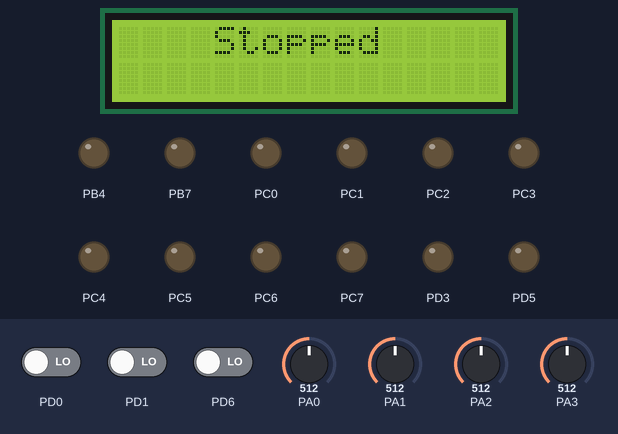
The program below on a simulated ATmega16, built with avr-gcc and emulated at 16 MHz. Shown: 16×2 character LCD, output pins drawn as LEDs (lit = HIGH). Wiring (inferred from the signals the program sends): character LCD (HD44780): RS PB6; E PB5; data PB0, PB1, PB2, PB3. The inputs (shaded band) are chosen by the test bench; at power-on: PD0 LOW, PD6 LOW, PA0 = 512, PA1 = 512, PA2 = 512, PA3 = 512, PD1 LOW. Pins used as bus, display or sensor lines are not drawn.

Above: at 1.2 s.
1.3 s: PD0 driven HIGH
At 2.1 s:
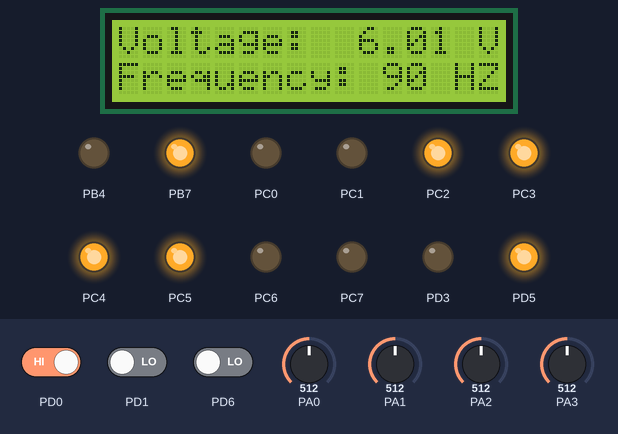
2.9 s: PD6 driven HIGH
At 4.0 s:
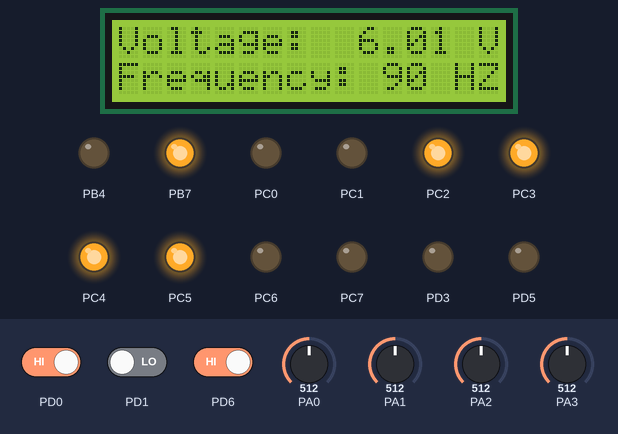
4.4 s: PA0 set to 716
At 5.7 s:
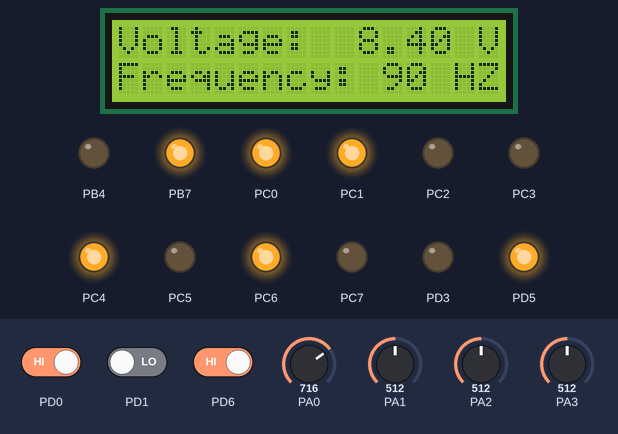
6.0 s: PD6 driven LOW
At 6.3 s:
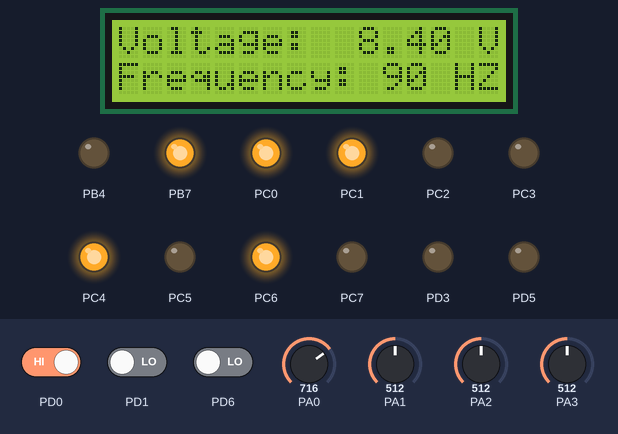
7.5 s: PA0 set to 732
At 8.1 s:
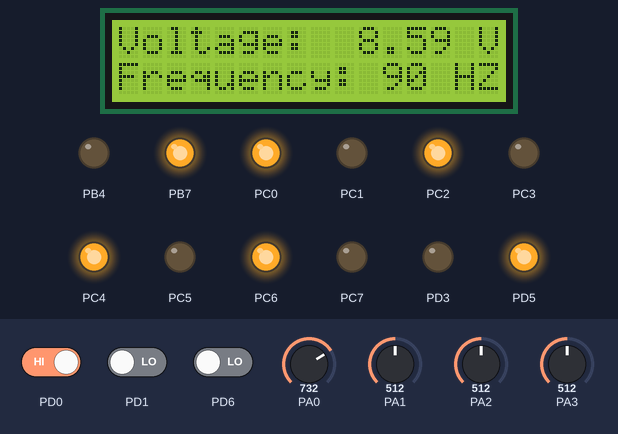
9.1 s: PD6 driven HIGH
At 9.9 s:
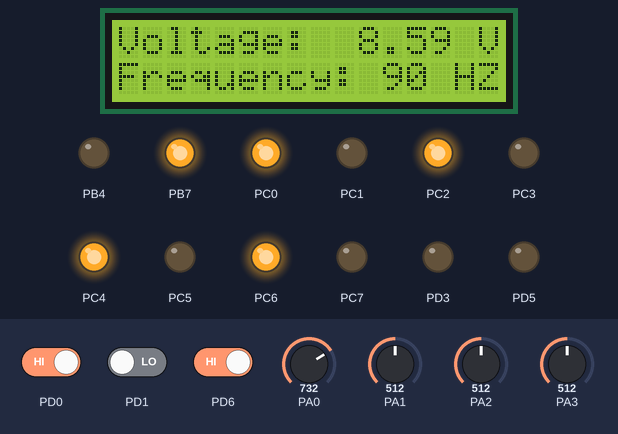
Timing chart, 0 to 11.6 s (numbered marks = the images above; inputs shaded):
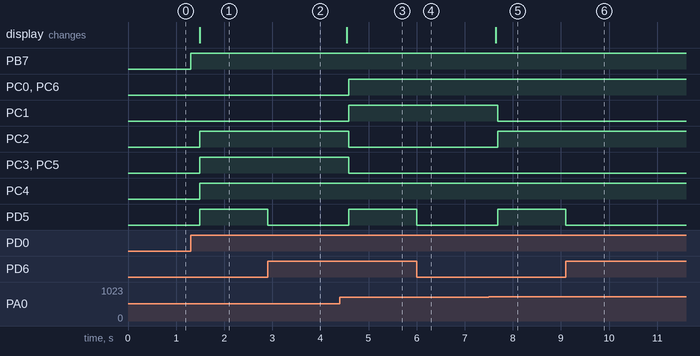

The program:

main.c
```c
/** @mainpage About
 *  @author Loay Ashraf <loay.ashraf.96@gmail.com>
 *  @version 1.0.0
 *
 *  This program is implemented on ATmega16/32 running
 *	at 16 MHZ CPU clock; it basically processes and shows
 *	current inverter status like Voltage, Frequency
 *  and the speed of the motor and sets the main controller
 *	output by communicating via parallel bus using 8-bit
 *	data line, one ACK line and one READY line; It also
 *	interfaces 16x2 parallel interface character LCD
 *	as an output.
 *
 *	@pinassignments
 *
 *	- PA0: Speed Potentiometer signal
 *	- PA1-3: Phases current signal
 *	- PB0-3: LCD 4-bit Data signal
 *	- PB5: LCD EN signal
 *	- PB6: LCD RS signal
 *	- PB7: Direction Data signal
 *	- PC0-7: Parallel bus 8-bit Data signal
 *	- PD0-1: Direction Switch signal
 *	- PD3: Current Overload ERROR signal
 *	- PD5: Parallel bus READY signal
 *	- PD6: Parallel bus ACK signal
 *
 *	@see main.c
 */


/** @file main.c
 *  @brief includes the main function
 *
 *  the main function acquires data like set Voltage, Phases current,
 *	Direction, etc.; and it sends that data to the LCD and the main
 *	controller over the parallel bus and sends an ERROR signal if any
 *	current overload happens for any of the 3 phases.
 *
 *  @author Loay Ashraf
 *	@version 1.0.0
 *  @pre include ADC.h, LCD.h, math.h and set F_CPU in micro_config.h
 *  @bug no known bugs
 *  @see micro_config.h
 */

//------------INCLUDE DEVICE DRIVERS------------//

#include "ADC.h"
#include "LCD.h"

//------------DEFINE DATA CALCULATION PARAMETERS------------//

#define VF_SLOPE 0.13333
#define MAX_VOLT 12
#define MIN_VOLT 0.2
#define AMMETER_VOLT 0.35
#define RESISTOR_VALUE 1
#define CURRENT_THRESHOLD 2

//------------DECLARE GLOBAL VARIABLES------------//

/** @var float Volt
 *  @brief Stores current set Volt value
 */

/** @var float prev_Volt
 *  @brief Stores previous set Volt value to check for change
 */

 /** @var float Freq
 *  @brief Stores current commutation frequency
 */

 /** @var float C_PHa
 *  @brief Stores current Phase A current value
 */

 /** @var float C_PHb
 *  @brief Stores current Phase B current value
 */

 /** @var float C_PHc
 *  @brief Stores current Phase C current value
 */

 /** @var uint8 ACK_Flag
 *  @brief Stores previous ACK value to check for change
 */
float Volt, prev_Volt, Freq, C_PHa, C_PHb, C_PHc;
uint8 ACK_Flag;

/** @brief the main function
 *
 *  see main.c description
 *
 *  @return exit status (1 or 0)
 */
int main(void){

	//------------INITIALIZE I/O PORTS------------//

	DDRA = 0x00;	// ADC PORT
	DDRB = 0xFF;	// LCD DATA PORT
	DDRC = 0xFF;	// PARALLEL DATA PORT
	DDRD = 0x28;	// DIRECTION SW AND ACK/READY/FAULT PORT

	//------------INITIALIZE ADC AND LCD------------//

	ADC_Init(AVCC, RIGHT_ADJ, 128);	// AVCC as Vref, right sdjuted result (10-bit), 128 prescaler
	ADC_Read(ADC0);
	ADC_Read(ADC1);
	ADC_Read(ADC2);
	ADC_Read(ADC3);
	LCD_init(BO, BO);
	LCD_set_cursor(0,4);
	LCD_write_string("Stopped");

    while (1){

		//------------ACQUIRE CURRENT ACK STATUS AND DATA VIA ADC------------//

		ACK_Flag = PIND & 0x40;	// ACK SIGNAL (PD6)

		if(PIND&0x01){		// SWITCH TERMINAL #1 (PD0)
			PORTB |= 0x80;	// DIRECTION SIGNAL (PB7)
			Volt = ((ADC_Read(ADC0)/1023.0)*MAX_VOLT);
			if(Volt < MIN_VOLT)
				Volt = MIN_VOLT;
		}else if(PIND&0x02){	// SWITCH TERMINAL #2 (PD1)
			PORTB &= ~0x80;		// DIRECTION SIGNAL (PB7)
			Volt = ((ADC_Read(ADC0)/1023.0)*MAX_VOLT);
			if(Volt < MIN_VOLT)
				Volt = MIN_VOLT;
		}else{
			Volt = 0;}

		C_PHa = (((ADC_Read(ADC1)/1023.0)*AMMETER_VOLT)/RESISTOR_VALUE);
		C_PHb = (((ADC_Read(ADC2)/1023.0)*AMMETER_VOLT)/RESISTOR_VALUE);
		C_PHc = (((ADC_Read(ADC3)/1023.0)*AMMETER_VOLT)/RESISTOR_VALUE);

		//------------CHECK FOR CURRENT FAULT------------//

		if(C_PHa > CURRENT_THRESHOLD || C_PHb > CURRENT_THRESHOLD || C_PHc > CURRENT_THRESHOLD){
			PORTD |= 0x08;	// FAULT SIGNAL (PD3)
			while(1);		// wait for manual reset
		}

		//------------CHECK IF NEW DATA IS RECIEVED------------//

		if(Volt == prev_Volt || fabs(Volt-prev_Volt) < 0.1)
		continue;

		//------------OUTPUT DATA TO LCD------------//

		if(Volt == 0 && !(PIND&0x01) && !(PIND&0x02)){
			LCD_clear();
			LCD_set_cursor(0,4);
			LCD_write_string("Stopped");
		}else{
			LCD_set_cursor(0,0);
			LCD_write_string("Voltage:");
			LCD_set_cursor(1,0);
			LCD_write_string("Frequency: ");
			LCD_set_cursor(0,8);
			LCD_write_float(Volt);
			LCD_write_string(" V");
			LCD_set_cursor(1,11);
			LCD_write_int(90);
			LCD_write_string(" HZ");
		}

		//------------SET READY FLAG AND SEND DATA------------//

		PORTD |= 0x20;		// READY SIGNAL (PD5)
		PORTC = (Volt*10);	// DATA PORTC

		//------------WAIT FOR THE PILOT TO RECIEVE THE DATA------------//

		while (ACK_Flag == (PIND&0x40));
		PORTD &= ~0x20;		// READY SIGNAL (PD5)
		prev_Volt = Volt;
    }
}
```

ADC.c
```c
/** @file ADC.c
 *  @brief includes function definitions
 *  @author Loay Ashraf
 *	@version 1.0.0
 *  @pre include ADC.h
 *  @bug no known bugs
 *  @see ADC.h
 */

//------------INCLUDE DRIVER HEADER FILE------------//

 #include "ADC.h"

/** @brief initializes the ADC in single ended conversion mode
 *  @param Vref the reference voltage (AREF, AVCC or internal).
 *  @param Left_Adj result is left adjusted or right adjusted (0 for right, 1 for left).
 *  @param Prescaler prescaler value for the ADC.
 *  @return none.
 */

 void ADC_Init(uint8 Vref, uint8 Left_Adj, uint8 Prescaler){

	uint8 P_Bits = (int) (log(Prescaler)/log(2));	// calculate prescaler bits
	ADMUX |= (Vref<<6);								// set the reference voltage bits
	ADMUX |= (Left_Adj<<5);							// set data adjustment bits
	ADCSRA |= P_Bits;								// set prescaler bits
	ADCSRA |= (1<<ADEN);							// enable the ADC

 }
/** @brief triggers instant conversion for the selected channel
 *  @param Channel the selected channel for the conversion.
 *  @return the conversion result (8-bit or 10-bit value).
 */

 uint16 ADC_Read(uint8 Channel){

	ADMUX &= ~((1<<MUX0) | (1<<MUX1) | (1<<MUX2));		// clear channel multiplexer bits
	if (Channel < 8)
	ADMUX |= Channel;									// set channel bits
	ADCSRA |= (1<<ADSC);								// trigger ADC conversion

	while(!(ADCSRA & (1<<ADIF)));						// wait for the conversion to finish

	ADCSRA |= (1<<ADIF);								// clear "conversion finished" flag

	_delay_ms(1);
	return ADC;											// return the value in the ADC Data register

 }
```

ADC.h
```c
/** @file ADC.h
 *  @brief This driver supports interfacing ADC modules of 8-bit AVR MCU;
 *	this file includes function prototypes for ADC.c
 *  @author Loay Ashraf
 *	@version 1.0.0
 *  @pre include delay.h and math.h in micro_config.h
 *  @bug no known bugs
 *  @see micro_config.h
 */


#ifndef ADC_H_
#define ADC_H_

//------------INCLUDE MCU CONFIGURATION------------//

#include "micro_config.h"

//------------DEFINE ADC PARAETERS ABBREVIATIONS------------//

#define AREF 0
#define AVCC 1
#define INT_REF 3
#define RIGHT_ADJ 0
#define LEFT_ADJ 1
#define ADC0 0
#define ADC1 1
#define ADC2 2
#define ADC3 3
#define ADC4 4
#define ADC5 5
#define ADC6 6
#define ADC7 7

//------------FUNCTION PROTOTYPES------------//

void ADC_Init(uint8 Vref, uint8 Left_Adj, uint8 Prescaler);
uint16 ADC_Read(uint8 Channel);


#endif /* ADC_H_ */
```

micro_config.h
```c
/** @file micro_config.h
 *  @brief includes the MCU configuration parameters and required header files
 *  @author Hussam Mostafa
 *	@version 1.0.0
 *  @bug no known bugs
 */


#ifndef MICRO_CONFIG_H_
#define MICRO_CONFIG_H_

//------------DEFINE CPU CLOCK FREQUENCY------------//

#ifndef F_CPU
#define F_CPU 16000000UL //16MHz Clock frequency
#endif

//------------INCLUDE ALL REQUIRED HEADER FILES------------//

#include <avr/io.h>
#include <util/delay.h>
#include <stdlib.h>
#include <math.h>
#include "std_types.h"

#endif /* MICRO_CONFIG_H_ */
```

LCD.c
```c
/** @file LCD.c
 *  @brief includes function definition
 *  @author Loay Ashraf
 *	@version 1.0.0
 *  @pre include LCD.h
 *  @bug no known bugs
 *	@warning the functions LCD_write_int and LCD_write_float have maximum digit number of 7 and has to be modified manually
 *  @see LCD.h
 */

//------------INCLUDE DRIVER HEADER FILE------------//

 #include "LCD.h"

 //------------DECLARE LOCAL VARIABLES------------//

/** @var uint8* D_PORT
 *  @brief holds memory address for the data port
 */

/** @var uint8* C_PORT
 *  @brief holds memory address for the command port
 */

 static volatile uint8 * D_PORT;
 static volatile uint8 * C_PORT;

 /** @brief initializes the LCD interface
  *  @param Data_PORT pointer to data port memory address.
  *  @param Control_PORT pointer to control port memory address.
  *  @return none.
  */
 void LCD_init(volatile uint8 * Data_PORT, volatile uint8 * Control_PORT){

   *Data_PORT = 0;			// ensure Data Port is cleared
   *Control_PORT = 0;		// ensure Control Port is cleared
   D_PORT = Data_PORT;		// store Data Port memory address in local storage
   C_PORT = Control_PORT;	// store Control Port memory address in local storage

   #ifdef EIGHT_BITS

    //------------RESET THE LCD------------//

	*Control_PORT |= 0x01;
    *Data_PORT = 0x30;
	*Control_PORT &= ~0x01;
	_delay_ms(1);
	*Control_PORT |= 0x01;
	*Data_PORT = 0x30;
	*Control_PORT &= ~0x01;
	_delay_ms(1);
	*Control_PORT |= 0x01;
	*Data_PORT = 0x30;
	*Control_PORT &= ~0x01;
	_delay_ms(1);

	//------------CONFIGURE LCD BEHAVIOUR------------//

	LCD_cmd(0x38);	// 8-bit interface, 2-line mode, 5x11 dots format
	LCD_cmd(0x0C);	// display ON, cursor OFF, blink OFF
	LCD_cmd(0x06);	// cursor moves to the right, no display shift
	LCD_cmd(0x01);	// clear display

  #endif

  #ifdef FOUR_BITS

   //------------RESET THE LCD------------//

   *Control_PORT |= (0x01 << 5);
   *Data_PORT |= 0x03;
   *Control_PORT &= ~(0x01 << 5);
   _delay_ms(1);
   *Control_PORT |= (0x01 << 5);
   *Data_PORT |= 0x03;
   *Control_PORT &= ~(0x01 << 5);
   _delay_ms(1);
   *Control_PORT |= (0x01 << 5);
   *Data_PORT |= 0x03;
   *Control_PORT &= ~(0x01 << 5);
   *Data_PORT &= ~0x0F;
   _delay_ms(1);
   *Control_PORT |= (0x01 << 5);
   *Data_PORT |= 0x02;
   *Control_PORT &= ~(0x01 << 5);
   *Data_PORT &= ~0x0F;
   _delay_ms(1);

   //------------CONFIGURE LCD BEHAVIOUR------------//

   LCD_cmd(0x28);	// 4-bit interface, 2-line mode, 5x11 dots format
   LCD_cmd(0x0C);	// display ON, cursor OFF, blink OFF
   LCD_cmd(0x06);	// cursor moves to the right, no display shift
   LCD_cmd(0x01);	// clear display

  #endif
 }

/** @brief sends commands to the LCD
 *  @param cmd the 8-bit command to be sent.
 *  @return none.
 */
 void LCD_cmd(uint8 cmd){

  #ifdef EIGHT_BITS

	//------------SEND 8-BIT COMMAND------------//

	*C_PORT |= 0x01;	// enable LCD interface for new data (EN signal), Command register is selected
	_delay_us(600);
	*D_PORT = cmd;		// send entire 8-bit command
	_delay_us(600);
	*C_PORT &= ~0x01;	// clear control port

  #endif

  #ifdef FOUR_BITS

	//------------SEND HIGH NIBBLE------------//

	*C_PORT |= (0x01 << 5);				// enable LCD interface for new data (EN signal), Command register is selected
	_delay_us(800);
	*D_PORT |= ((cmd >> 4) & 0x0F);		// send high nibble of command
	_delay_us(800);
	*C_PORT &= ~(0x01 << 5);			// clear control port
	_delay_us(200);
	*D_PORT &= ~0x0F;					// clear data port

	//------------SEND LOW NIBBLE------------//

	*C_PORT |= (0x01 << 5);				// enable LCD interface for new data (EN signal), Command register is selected
	_delay_us(800);
	*D_PORT |= (cmd & 0x0F);			// send low nibble of command
	_delay_us(800);
	*C_PORT &= ~(0x01 << 5);			// clear control port
	_delay_us(200);
	*D_PORT &= ~0x0F;					// clear data port

   #endif
 }

/** @brief clears the text diplayed on LCD
 *  @return none.
 */
 void LCD_clear(void){

	LCD_cmd(0x01);	// clear display command

 }

/** @brief sets the position for the cursor
 *  @param row Y position of the cursor.
 *  @param col X position of the cursor.
 *  @return none.
 */
 void LCD_set_cursor(uint8 row, uint8 col){

	switch(row){

	case 0: LCD_cmd(0x80|col);	// first row
	break;
	case 1: LCD_cmd(0xC0|col);	// second row
	break;
	case 2: LCD_cmd(0x94|col);	// third row
	break;
	case 3: LCD_cmd(0xD4|col);	// fourth row
	break;
	default: LCD_cmd(0x80|col);	// default is first row
	break;

	}
  }

/** @brief displays a character on the LCD
 *  @param data the 8-bit character to be sent.
 *  @return none.
 */
 void LCD_write_chr(char data){

  //------------SEND 8-BIT DATA------------//

  #ifdef EIGHT_BITS

	*C_PORT |= 0x02;	// select Data register (RS signal)
	_delay_us(600);
	*C_PORT |= 0x03;	// enable LCD interface for new data (EN signal)
	_delay_us(600);
	*D_PORT = data;		// send entire 8-bit data
	_delay_us(600);
	*C_PORT &= ~0x03;	// clear control port

  #endif

  #ifdef FOUR_BITS

	//------------SEND HIGH NIBBLE------------//

	*C_PORT |= (0x02 << 5);				// select Data register (RS signal)
	_delay_us(800);
	*C_PORT |= (0x03 << 5);				// enable LCD interface for new data (EN signal)
	_delay_us(800);
	*D_PORT |= ((data >> 4) & 0x0F);	// send high nibble of data
	_delay_us(800);
	*C_PORT &= ~(0x03 << 5);			// clear control port
	_delay_us(200);
	*D_PORT &= ~0x0F;					// clear data port

	//------------SEND LOW NIBBLE------------//

	*C_PORT |= (0x02 << 5);				// select Data register (RS signal)
	_delay_us(800);
	*C_PORT |= (0x03 << 5);				// enable LCD interface for new data (EN signal)
	_delay_us(800);
	*D_PORT |= (data & 0x0F);			// send low nibble of data
	_delay_us(800);
	*C_PORT &= ~(0x03 << 5);			// clear control port
	_delay_us(200);
	*D_PORT &= ~0x0F;					// clear data port

	#endif
}

/** @brief displays a string on the LCD
 *  @param data pointer to the fist character of the string.
 *  @return none.
 */
 void LCD_write_string(const char * data){

   while(*data != '\0')

   LCD_write_chr(*data++);		// iterate through the array till the NULL terminator

 }

 /** @brief displays an integer number on the LCD
 *  @param data the integer number to be displayed (up to 16-bit value).
 *  @return none.
 */
 void LCD_write_int(uint16 data){

	 char res[7];
	 itoa(data, res, 10);		// convert integer number to a string
	 LCD_write_string(res);		// send the converted string

 }

 /** @brief displays a float number on the LCD
 *  @param data the float number to be displayed.
 *  @return none.
 */
 void LCD_write_float(float data){

	 char res[7];
	 dtostrf(data, 6, 2,res);	// convert float number to a string
	 LCD_write_string(res);	    // send the converted string

 }

 
```

LCD.h
```c
/** @file LCD.h
 *  @brief This driver supports interfacing of parallel interface character
 *	LCD (both 16x2 and 20x4); this file includes function prototypes for LCD.c
 *  @author Loay Ashraf
 *	@version 1.0.0
 *  @pre include delay.h and stdlib.h in micro_config.h
 *  @bug no known bugs
 *	@warning data mode has to be selected here
 *  @see micro_config.h
 */


#ifndef LCD_H_
#define LCD_H_

//------------INCLUDE MCU CONFIGURATION------------//

#include "micro_config.h"

//------------DEFINE PORT POINTERS ABBREVIATIONS AND DATA MODE------------//

#define AO &PORTA
#define BO &PORTB
#define CO &PORTC
#define DO &PORTD
//#define EIGHT_BITS 1
#define FOUR_BITS

//------------FUNCTION PROTOTYPES------------//

void LCD_init(volatile uint8 * Data_PORT, volatile uint8 * Control_PORT);
void LCD_cmd(uint8 cmd);
void LCD_clear(void);
void LCD_set_cursor(uint8 row, uint8 col);
void LCD_write_chr(char data);
void LCD_write_string(const char * data);
void LCD_write_int(uint16 data);
void LCD_write_float(float data);

#endif /* LCD_H_ */
```

std_types.h
```c
/** @file std_types.h
 *  @brief includes the most commonly used data types with abbreviations showing size of each one
 *  @author Hussam Mostafa
 *	@version 1.0.0
 *  @bug no known bugs
 */

#ifndef STD_TYPES_H_
#define STD_TYPES_H_

//------------TYPEDEF THE STANDARD DATA TYPES------------//

typedef unsigned char uint8;
typedef signed char sint8;
typedef unsigned short uint16;
typedef signed short sint16;
typedef unsigned long uint32;
typedef signed long sint32;

#endif /* STD_TYPES_H_ */
```

Measured:
- the behaviour switches between 724 and 725 on PA0 (found by bisection; images 4 and 5)
- after the input at 1.3 s, PB7: LOW → HIGH at once; PC2–5, PD5: LOW → HIGH after 0.19 s; the display: changes after 0.19 s (image 1)
- after the input at 2.9 s, PD5: HIGH → LOW at once
- after the input at 4.4 s, PC0, PC1, PC6, PD5: LOW → HIGH after 0.19 s; PC2, PC3, PC5: HIGH → LOW after 0.19 s; the display: changes after 0.15 s (image 3)
- after the input at 6.0 s, PD5: HIGH → LOW at once
- after the input at 7.5 s, PC1: HIGH → LOW after 0.19 s; PC2, PD5: LOW → HIGH after 0.19 s; the display: changes after 0.15 s (image 5)
- after the input at 9.1 s, PD5: HIGH → LOW at once
